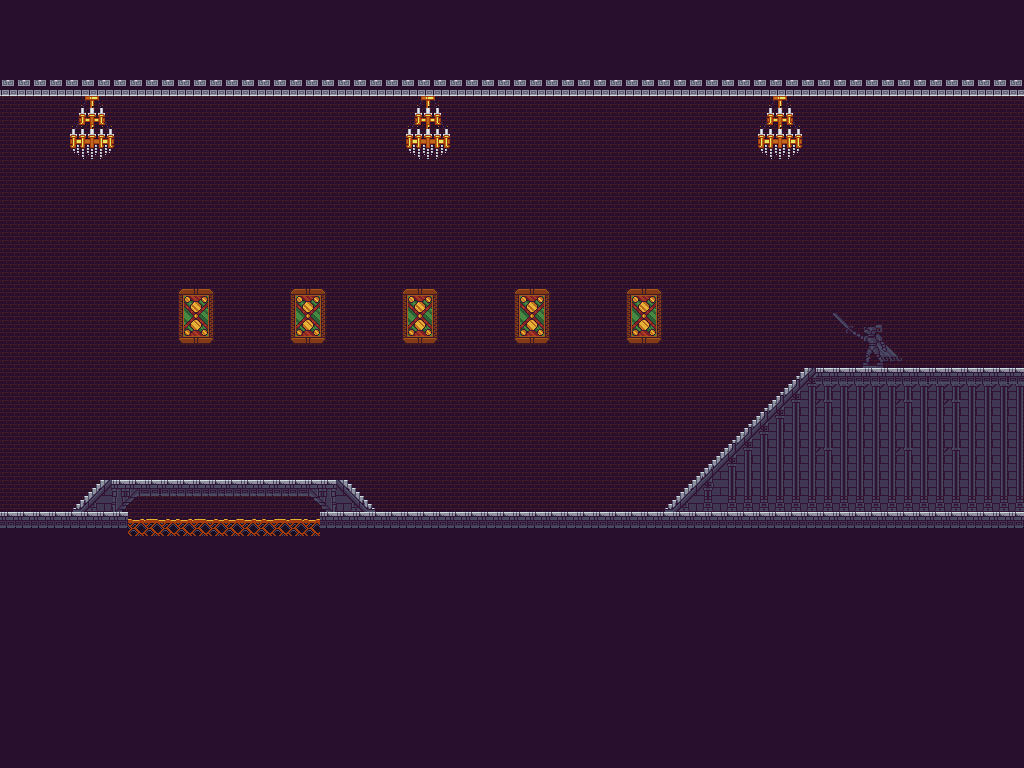

Rendered tile map (Tiled .tmx) drawn with the repository's tilesets; below, a short description and the map source with its tile grids summarised:
An orthogonal 64x48 tile map with 16x16 px tiles, 3 tile layers (pared, objetos_fondo, Capa de patrones 1) and 4 objects.

<map version="1.10" tiledversion="1.11.2" orientation="orthogonal" renderorder="right-down" width="64" height="48" tilewidth="16" tileheight="16" infinite="0" nextlayerid="5" nextobjectid="7">
 <tileset firstgid="1" source="castle_interior.tsx" />
 <layer id="2" name="pared" width="64" height="48">
  <data>[3072 cells, 1689 non-empty, 2 distinct tile ids]</data>
 </layer>
 <objectgroup id="4" name="colisiones">
  <object id="2" x="1.92481" y="512" width="127.038" height="17.3233" />
  <object id="3" x="321.444" y="510.075" width="352.241" height="17.3233" />
  <object id="5" x="674.585" y="510.055">
   <polygon points="-3.7877,-2.86703 135.41,-139.529 349.415,-138.573 347.521,-3.8227" />
  </object>
  <object id="6" x="74.1053" y="510.075">
   <polygon points="0,0 28.8722,-28.8722 263.699,-27.9098 292.571,-0.962406 248.301,-0.962406 233.865,-13.4737 58.7068,-13.4737 46.1955,0.962406" />
  </object>
 </objectgroup>
 <layer id="3" name="objetos_fondo" width="64" height="48">
  <data>[3072 cells, 21 non-empty, 21 distinct tile ids]</data>
 </layer>
 <layer id="1" name="Capa de patrones 1" width="64" height="48">
  <data>[3072 cells, 1729 non-empty, 73 distinct tile ids]</data>
 </layer>
</map>
